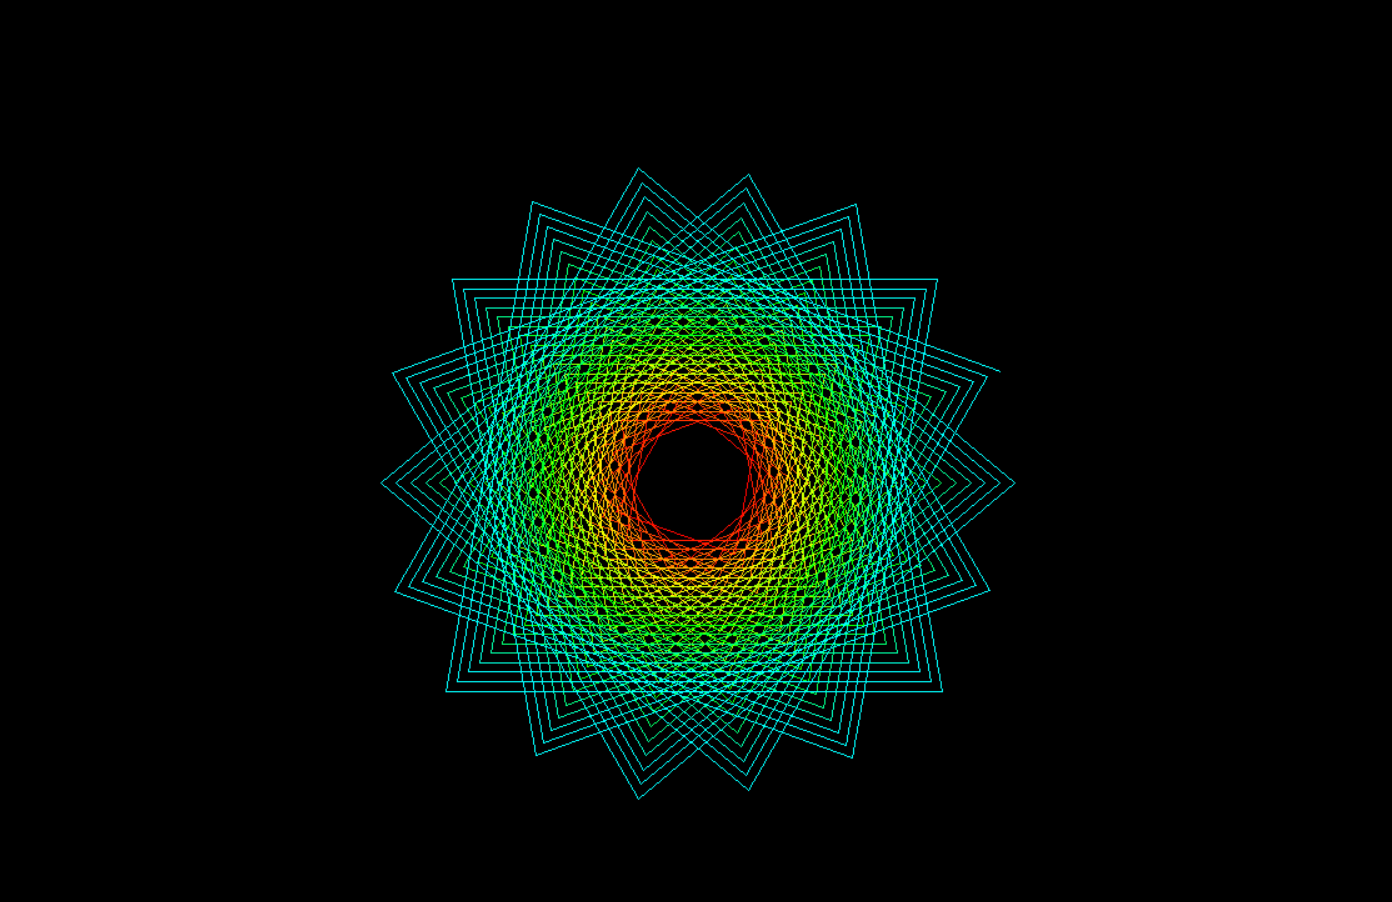

Here is the Python script that generated this plot:
# importing python turtle library
import turtle


class Rangoli:
    # constructor to initise the number of iteration and the backgeound color
    def __init__(self, num_iters, bgcolor="black"):
        s.bgcolor(bgcolor)
        # running the pen at the fastest speed
        t.speed(0)
        # initialised number of iterationa
        self.num_iters = num_iters
        # started with a primary color
        r, g, b = 255, 0, 0
        self.color = [r, g, b]

    # a function to generate chnaged rgb color codes bases on the index given
    # max allowed pixel value is 255
    def get_color(self, i):
        # more blue shade is added for index values less than (1/3)*max_pixel
        if(i < 255//3):
            self.color[1] += 3
        # red shade is decreased for index values less than (2/3)*max_pixel and greater than (1/3)*max_pixel
        elif(i < 2*255//3):
            self.color[0] -= 3
        # green shade is increased for index values greater than (2/3)*max_index
        elif(i < 255):
            self.color[2] += 3
        # tuple containg the modified color returned
        return (self.color[0], self.color[1], self.color[2])

    def draw_design(self):
        for i in range(self.num_iters):
            # color mode set to rgb max_pixel 255
            s.colormode(255)
            # move the pen forwars 100+i units
            t.fd(100+i)
            # move pen right 100 units
            t.rt(100)
            # set the modified color to the pen
            t.pencolor(self.get_color(i))
        # triggers the exit from programme on click
        s.exitonclick()


if __name__ == "__main__":
    # created a global instance of turtle
    t = turtle.Turtle()
    # ceated a global instance of screen
    s = turtle.Screen()
    t.hideturtle()
    # created an instance of rangoli
    R = Rangoli(num_iters=300)
    R.draw_design()
